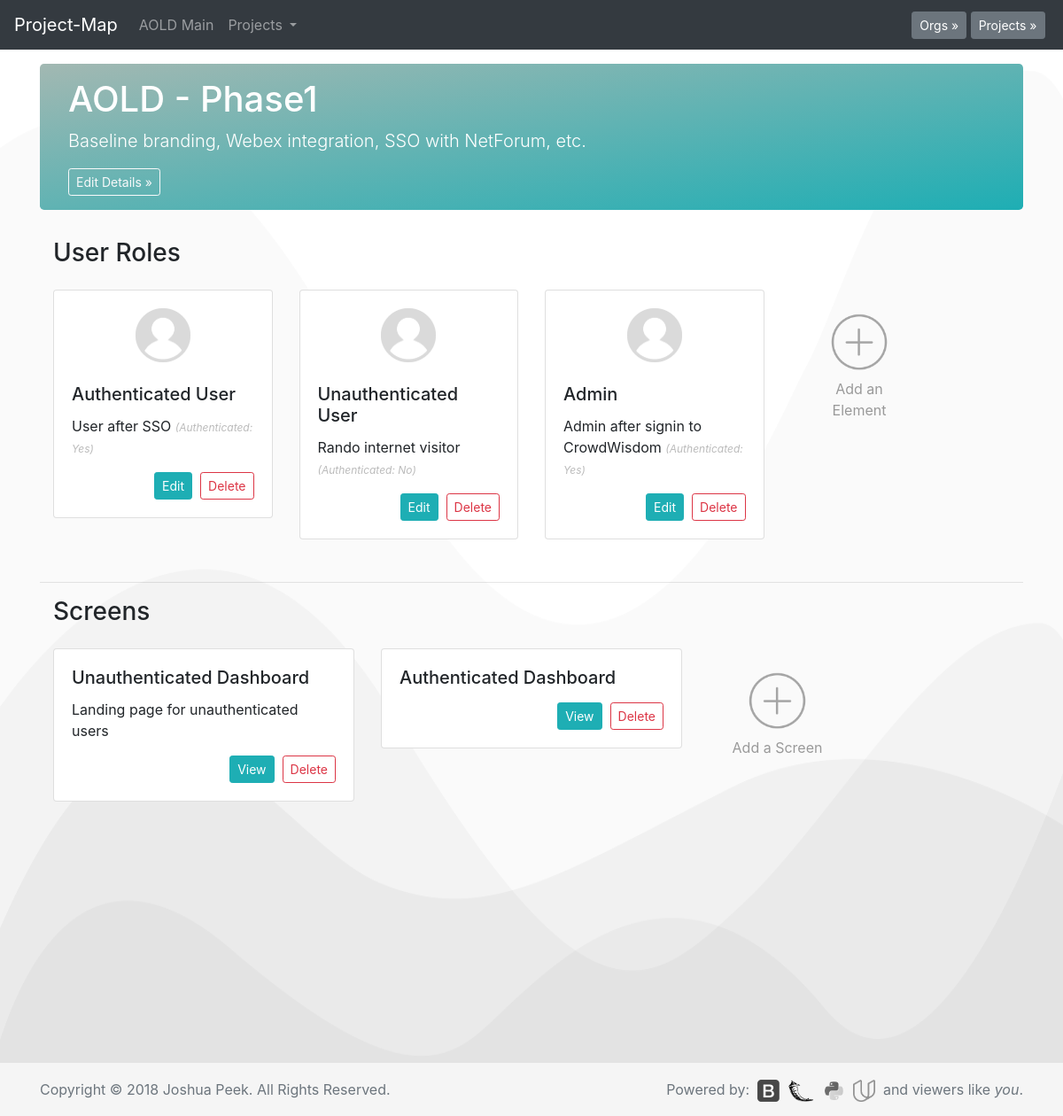
/o?1&p?1, run on an earlier commit of the app's database.
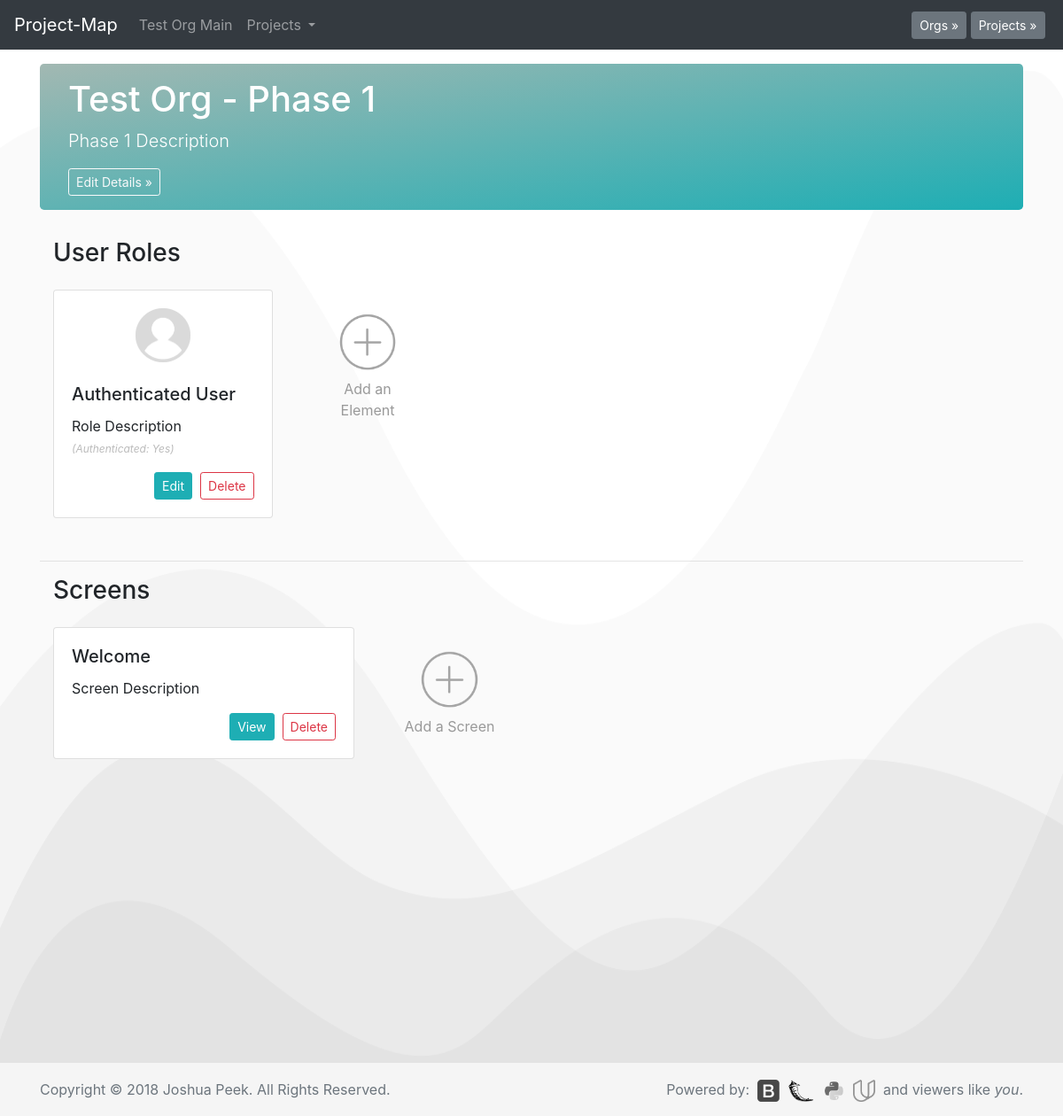
And on a later commit of the database.
### database_setup.py (models this page shows, shortened)
class Org(Base):
    __tablename__ = 'org'
    id = Column(Integer, primary_key=True)
    title = Column(String(250), nullable=False)
    description = Column(String(500))

class Project(Base):
    __tablename__ = 'project'
    id = Column(Integer, primary_key=True)
    title = Column(String(250), nullable=False)
    description = Column(String(500))
    org_id = Column(Integer, ForeignKey('org.id'))
    org = relationship(Org)

class Role(Base):
    __tablename__ = 'role'
    id = Column(Integer, primary_key=True)
    title = Column(String(250), nullable=False)
    description = Column(String(500))
    authRequired = Column(String(5))
    project_id = Column(Integer, ForeignKey('project.id'))
    project = relationship(Project)

class Screen(Base):
    __tablename__ = 'screen'
    id = Column(Integer, primary_key=True)
    title = Column(String(250), nullable=False)
    description = Column(String(500))
    project_id = Column(Integer, ForeignKey('project.id'))
    project = relationship(Project)

### app.py (the view)
@app.route('/o?<int:org_id>&p?<int:project_id>')
def projectPage(org_id, project_id):
    allorgs = session.query(Org).all()
    allprojects = session.query(Project).all()
    org = session.query(Org).filter_by(id=org_id).one()
    project = session.query(Project).filter_by(id=project_id).one()
    projects = session.query(Project).filter_by(org_id=org.id).all()
    roles = session.query(Role).filter_by(project_id=project.id).all()
    screens = session.query(Screen).filter_by(project_id=project.id).all()
    fgs = session.query(Functgroup).filter_by(project_id=project.id).all()
    functions = session.query(Function).filter_by(project_id=project.id).all()
    return render_template('project.html', org=org,
                           project=project, roles=roles,
                           screens=screens, fgs=fgs,
                           functions=functions, projects=projects,
                           allorgs=allorgs, allprojects=allprojects)

### templates/project.html (shortened to what this page needs)
<!doctype html>
<html lang="en">
  {% include "header.html" %}
  <body>
    {% include "menu.html" %}
    <main role="main" class="container">
      <div class="jumbotron" style="padding:1rem 2rem;">
        <h1>{{org.title}} - {{project.title}}</h1>
        <p class="lead">{{project.description}}
          {% if project.description == "" %}<br>{% endif %}</p>
        <button type="button" class="btn btn-sm btn btn-outline-light" data-toggle="modal" data-target="#edit-project-details">Edit Details &raquo;</button>
      </div>
            <div class="container">
              <div class="row">
                <div class="col-md-12 mb-3">
                  <h3>User Roles</h3>
                </div>
              </div>
              <div class="row">
                {% for i in roles %}
                <div class="col-md-3" style="margin-bottom:2rem;">
                  <div class="card mx-auto">
                    <div class="card-body mx-auto" style="word-break:unset;">
                      <center><img src="../../../static/images/profile.png" width="30%"></center><br>
                      <h5 class="card-title">{{i.title}}</h5>
                      <p class="card-text">{{i.description}}
                        {% if authRequired != "" %}<i style="font-size: .75rem;color: #bbb;">(Authenticated: {{i.authRequired}})</i>{% endif %}</p>
                      <span style="float:right;"><a href="{{url_for('editRole', role_id = i.id)}}" class="btn btn-sm btn-primary">Edit</a>&nbsp;
                      <a href="{{url_for('delRole', role_id = i.id)}}" class="btn btn-sm btn-outline-danger">Delete</a></span>
                    </div>
                  </div>
                </div>
                {% endfor %}
                <div class="col-md-2" style="margin-bottom:2rem;">
                  <div class="card mx-auto" style="background-clip: text;color: #999;border: 0px solid #C9C9C9;">
                    <div class="card-body">
                      <center>
                        <a type="button" data-toggle="modal" data-target="#add-role">
                          <img src="../../static/images/plus.png" width="70%">
                        </a>
                        <p style="color:#999;text-size:.75rem;">Add an Element</p>
                      </center>
                    </div>
                  </div>
                </div>
              </div>
            </div>
      <hr>
      <div class="container">
        <div class="row">
          <div class="col-md-12 mb-3">
            <h3>Screens</h3>
          </div>
        </div>
        <div class="row">
          {% for i in screens %}
          <div class="col-md-4" style="margin-bottom:2rem;">
            <div class="card">
              <div class="card-body">
                <h5 class="card-title">{{i.title}}</h5>
                <p class="card-text">{{i.description}}</p>
                <span style="float:right;"><a href="{{url_for('screenPage', project_id = project.id, screen_id=i.id)}}" class="btn btn-sm btn-primary">View</a>&nbsp;
                <a href="{{url_for('delScreen', screen_id = i.id)}}" class="btn btn-sm btn-outline-danger">Delete</a></span>
              </div>
            </div>
          </div>
          {% endfor %}
          <div class="col-md-2" style="margin-bottom:2rem;">
            <div class="card" style="background-clip: text;color: #999;border: 0px solid #C9C9C9;">
              <div class="card-body">
                <center>
                  <a type="button" data-toggle="modal" data-target="#add-screen">
                    <img src="../../static/images/plus.png" width="70%">
                  </a>
                  <p style="color:#999;text-size:.75rem;">Add a Screen</p>
                </center>
              </div>
            </div>
          </div>
        </div>
      </div>
    </main>
  {% include "footer.html" %}
  </body>
</html>

### templates/header.html (shortened to what this page needs)
<head>
  <link href="../../../../static/styles.css" rel="stylesheet">
</head>

### templates/menu.html (shortened to what this page needs)
<nav class="navbar navbar-expand-md navbar-dark fixed-top bg-dark">
  <a class="navbar-brand" href="/">Project-Map</a>
  <div class="collapse navbar-collapse" id="navbarCollapse">
    <ul class="navbar-nav mr-auto">
      {% if org is defined %}
      <li class="nav-item">
        <a class="nav-link" href="{{url_for('orgPage', org_id=org.id)}}">
          {{org.title}} Main
        </a>
      </li>
      {% endif %}
      {% if projects is defined %}
      <li class="nav-item dropdown">
        <a class="nav-link dropdown-toggle" href="#" id="navbarDropdown" role="button" data-toggle="dropdown" aria-haspopup="true" aria-expanded="false">
          Projects
        </a>
      </li>
      {% endif %}
    </ul>
    {% if allorgs is defined %}
    <button type="button" class="btn btn-secondary btn-sm my-2 my-sm-0" data-toggle="modal" data-target="#org-select">Orgs &raquo;</button>&nbsp;
    {% endif %}
    {% if allprojects is defined %}
    <button type="button" class="btn btn-secondary btn-sm my-2 my-sm-0" data-toggle="modal" data-target="#project-select">Projects &raquo;</button>&nbsp;
    {% endif %}
  </div>
</nav>

### templates/footer.html (shortened to what this page needs)
<footer class="footer">
  <div class="container">
    <span class="text-muted">Copyright © 2018 Joshua Peek. All Rights Reserved.</span>
    <span style="float:right;">
      <span class="text-muted">Powered by:&nbsp;</span>
      <a href="https://getbootstrap.com/"><img class="grayscale" src="../../../../static/images/bootstrap.png" height="25px"></a>&nbsp;
      <a href="http://flask.pocoo.org/"><img class="grayscale" src="../../../../static/images/flask.png" height="25px"></a>&nbsp;
      <a href="https://www.python.org/"><img class="grayscale" src="../../../../static/images/python.png" height="25px"></a>&nbsp;
      <a href="https://www.udacity.com/"><img class="grayscale" src="../../../../static/images/udacity.png" height="25px"></a>&nbsp;
      <span class="text-muted"> and viewers like <i>you</i>.</span>
    </span>
  </div>
</footer>

What changed in the data, as far as the page shows it:
removed Role: title "Unauthenticated User", description "Rando internet visitor", authRequired "No"
removed Role: title "Admin", description "Admin after signin to CrowdWisdom", authRequired "Yes"
removed Screen: title "Unauthenticated Dashboard", description "Landing page for unauthenticated users"
removed Screen: title "Authenticated Dashboard"
changed Org: title "AOLD" → "Test Org"
changed Project: title "Phase1" → "Phase 1"; description "Baseline branding, Webex integration, SSO with NetForum, etc." → "Phase 1 Description"
changed Role "Authenticated User": description "User after SSO" → "Role Description"
added Screen: title "Welcome", description "Screen Description"
